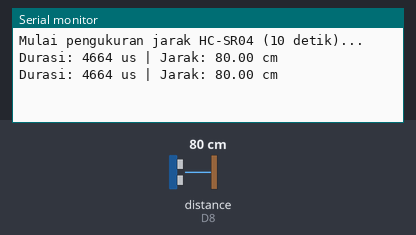
Recording of a sketch running on a simulated ESP8266 (NodeMCU). Shown: the last lines printed to the serial monitor. Wiring (inferred from the names in the program): ultrasonic range finder: trigger D7; echo D8. Inputs (shaded band) come from the test bench; at power-on: distance to the obstacle (sensor on D8) 80 cm. The echo pulse lasts 58.3 µs per cm. At 11.0 s the program restarts the board; the recording ends there.

Above: at 2.2 s.
2.3 s: distance to the obstacle (sensor on D8) set to 2 cm
At 3.6 s:
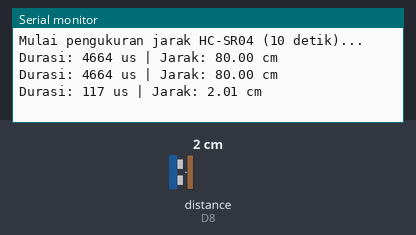
3.8 s: distance to the obstacle (sensor on D8) set to 4 cm
At 4.6 s:
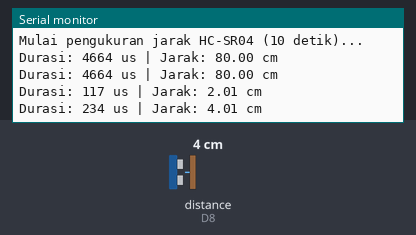
Timing chart, 0 to 6.8 s (numbered marks = the images above; inputs shaded):
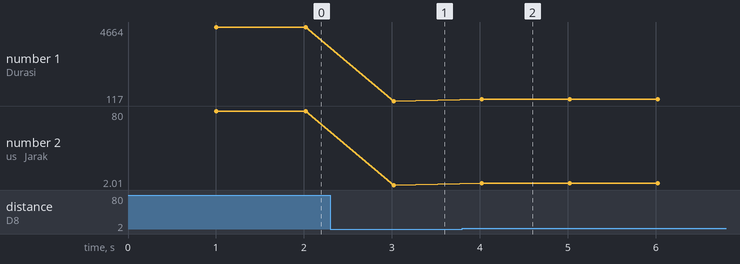

The sketch:

HCSR04_calibration.ino
```cpp
/* HC-SR04 Distance Measurement (ESP8266)
--------------------------------------
Mengukur jarak berdasarkan durasi ECHO (µs)
Rumus: jarak (cm) = t / 58.3
Output: 1 data per detik, berhenti setelah 10 detik
*/

#define TRIG D7
#define ECHO D8

unsigned long startTime; // waktu mulai program
const unsigned long runTime = 10000; // 10 detik (ms)

void setup() {
  Serial.begin(9600);
  pinMode(TRIG, OUTPUT);
  pinMode(ECHO, INPUT);
  digitalWrite(TRIG, LOW);
  delay(1000);

  Serial.println("Mulai pengukuran jarak HC-SR04 (10 detik)...");
  startTime = millis();
}

void loop() {
  if (millis() - startTime >= runTime) {
    Serial.println("Pengukuran selesai.");
    while (true); // berhenti
  }

  // --- Trigger 10 µs ---
  digitalWrite(TRIG, LOW);
  delayMicroseconds(4);
  digitalWrite(TRIG, HIGH);
  delayMicroseconds(10);
  digitalWrite(TRIG, LOW);

  // --- Baca durasi echo ---
  unsigned long duration = pulseIn(ECHO, HIGH, 30000UL); // timeout 30 ms

  // --- Hitung jarak (cm) ---
  float distance = duration / 58.3; // rumus fisika: v = 343 m/s

  // --- Tampilkan hasil ---
  Serial.print("Durasi: ");
  Serial.print(duration);
  Serial.print(" us | Jarak: ");
  Serial.print(distance, 2);
  Serial.println(" cm");

  delay(1000); // 1 data per detik
}
```

Measured:
- after the input at 2.3 s, the serial monitor: prints a new line after 0.72 s (image 1)
- after the input at 3.8 s, the serial monitor: prints a new line after 0.22 s (image 2)
- plotted number 1: 4664 → 117 after the input at 2.3 s, 117 → 234 after the input at 3.8 s
- plotted number 2: 80 → 2.01 after the input at 2.3 s, 2.01 → 4.01 after the input at 3.8 s
